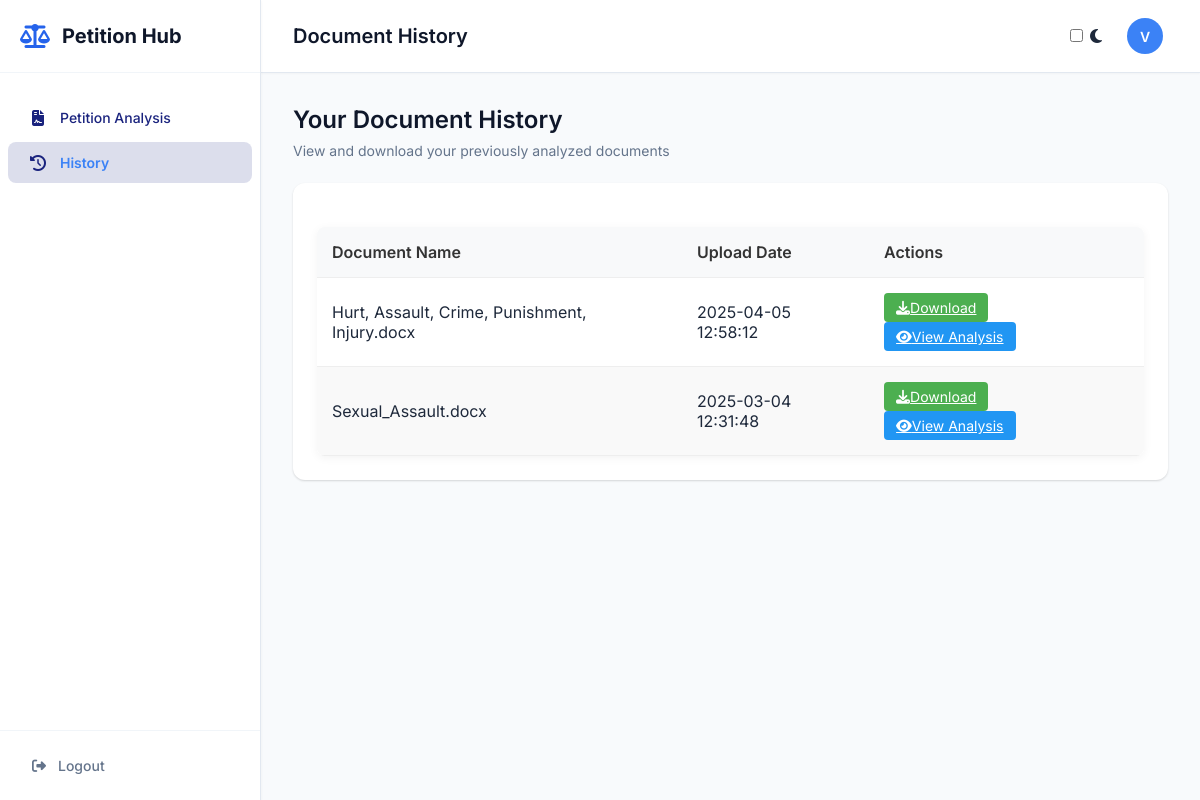
Screenshot of /history (signed in) with the database file from the repository.
### tables this page shows
CREATE TABLE document_history (
                        doc_id TEXT PRIMARY KEY,
                        user_id INTEGER NOT NULL,
                        filename TEXT NOT NULL,
                        original_filename TEXT NOT NULL,
                        upload_date TIMESTAMP NOT NULL,
                        analysis_results TEXT,
                        file_path TEXT NOT NULL,
                        FOREIGN KEY (user_id) REFERENCES users (user_id)
                    );

### app.py (the view)
@app.route('/history')
def history():
    if 'username' not in session:
        return redirect(url_for('login'))
    documents = get_user_documents(session['username'])
    return render_template('history.html', username=session['username'], documents=documents)

### db_connection.py (called while the page is built)
def create_connection(db_file):
    os.makedirs(os.path.dirname(db_file), exist_ok=True)
    conn = None
    try:
        conn = sqlite3.connect(db_file)
        return conn
    except sqlite3.Error as e:
        print(f"Database connection error: {e}")
    return conn

def get_user_id(username):
    db_path = os.path.join(os.path.dirname(__file__), 'database.db')
    conn = create_connection(db_path)
    if conn is None:
        print("Failed to create database connection.")
        return None
    with conn:
        cur = conn.cursor()
        cur.execute("SELECT user_id FROM users WHERE username=?", (username,))
        result = cur.fetchone()
        return result[0] if result else None

def get_user_documents(username):
    user_id = get_user_id(username)
    if not user_id:
        return []
    db_path = os.path.join(os.path.dirname(__file__), 'database.db')
    conn = create_connection(db_path)
    if conn is None:
        print("Failed to create database connection.")
        return []
    with conn:
        cur = conn.cursor()
        cur.execute(
            "SELECT doc_id, original_filename, upload_date, file_path FROM document_history WHERE user_id=? ORDER BY upload_date DESC",
            (user_id,)
        )
        return cur.fetchall()

### templates/history.html (shortened to what this page needs)
<!DOCTYPE html>
<html lang="en">
<head>
    <link rel="stylesheet" href="{{ url_for('static', filename='style.css') }}">
    <link rel="stylesheet" href="https://cdnjs.cloudflare.com/ajax/libs/font-awesome/6.4.0/css/all.min.css">
</head>
<body class="home-body">
    <div class="app-container">
        <aside class="sidebar">
            <div class="sidebar-header">
                <div class="logo">
                    <i class="fas fa-scale-balanced"></i>
                    <span>Petition Hub</span>
                </div>
            </div>
            <nav class="sidebar-nav">
                <ul>
                    <li><a href="{{ url_for('home') }}"><i class="fas fa-file-contract"></i> Petition Analysis</a></li>
                    <li class="active"><a href="{{ url_for('history') }}"><i class="fas fa-history"></i> History</a></li>
                </ul>
            </nav>
            <div class="sidebar-footer">
                <a href="{{ url_for('logout') }}"><i class="fas fa-sign-out-alt"></i> Logout</a>
            </div>
        </aside>
        <main class="main-content">
            <header class="top-header">
                <div class="page-title">
                    <h1>Document History</h1>
                </div>
                <div class="user-profile">
                    <div class="theme-switch">
                        <input type="checkbox" id="theme-toggle">
                        <label for="theme-toggle">
                            <i class="fas fa-moon"></i>
                        </label>
                    </div>
                    <div class="user-info" onclick="toggleProfilePopup()">
                        <div class="avatar">
                            <span>{{ username[0] | upper }}</span>
                        </div>
                    </div>
                </div>
            </header>
            <div class="dashboard">
                <div class="dashboard-header">
                    <h2>Your Document History</h2>
                    <p>View and download your previously analyzed documents</p>
                </div>
                <div class="card">
                    <div class="card-content">
                        {% if documents and documents|length > 0 %}
                        <div class="table-container">
                            <table class="history-table">
                                <thead>
                                    <tr>
                                        <th>Document Name</th>
                                        <th>Upload Date</th>
                                        <th>Actions</th>
                                    </tr>
                                </thead>
                                <tbody>
                                    {% for doc in documents %}
                                    <tr>
                                        <td>{{ doc[1] }}</td>
                                        <td>{{ doc[2] }}</td>
                                        <td>
                                            <a href="{{ url_for('download_document', doc_id=doc[0]) }}" class="action-btn download-btn">
                                                <i class="fas fa-download"></i> Download
                                            </a>
                                            <a href="{{ url_for('view_analysis', doc_id=doc[0]) }}" class="action-btn view-btn">
                                                <i class="fas fa-eye"></i> View Analysis
                                            </a>
                                        </td>
                                    </tr>
                                    {% endfor %}
                                </tbody>
                            </table>
                        </div>
                        {% endif %}
                    </div>
                </div>
            </div>
        </main>
    </div>
</body>
</html>

### static/style.css (style rules this page uses)
body { font-family: 'Inter', 'Segoe UI', 'Roboto', sans-serif; background: linear-gradient(135deg, #f5f7fa 0%, #c3cfe2 100%); margin: 0; padding: 0; display: flex; justify-content: center; align-items: center; min-height: 100vh; color: #333; }
h1 { color: #333; font-size: 28px; margin-bottom: 20px; }
body { font-family: Arial, sans-serif; }
.home-body { display: block; background: #f8fafc; min-height: 100vh; margin: 0; padding: 0; font-family: 'Inter', sans-serif; color: #1e293b; }
.app-container { display: flex; width: 100%; height: 100vh; overflow: hidden; }
.sidebar { width: 260px; background: #ffffff; border-right: 1px solid #e2e8f0; display: flex; flex-direction: column; height: 100%; box-shadow: 0 1px 3px rgba(0, 0, 0, 0.05); z-index: 10; }
.sidebar-header { padding: 24px 20px; border-bottom: 1px solid #f1f5f9; }
.logo { display: flex; align-items: center; font-weight: 700; font-size: 20px; color: #0f172a; }
.logo i { font-size: 24px; margin-right: 12px; color: #2563eb; }
.sidebar-nav { flex: 1; padding: 20px 0; overflow-y: auto; }
.sidebar-nav ul { list-style: none; padding: 0; margin: 0; }
.sidebar-nav li { margin-bottom: 2px; }
.sidebar-nav a { display: flex; align-items: center; padding: 12px 20px; color: #64748b; text-decoration: none; font-weight: 500; font-size: 14px; border-radius: 6px; margin: 0 8px; transition: all 0.2s ease; }
.sidebar-nav a i { margin-right: 12px; font-size: 16px; width: 20px; text-align: center; }
.sidebar-nav li.active a { background: #eff6ff; color: #3b82f6; font-weight: 600; }
.sidebar-footer { padding: 16px 20px; border-top: 1px solid #f1f5f9; }
.sidebar-footer a { display: flex; align-items: center; color: #64748b; text-decoration: none; font-weight: 500; font-size: 14px; padding: 10px 12px; border-radius: 6px; transition: all 0.2s ease; }
.sidebar-footer a i { margin-right: 12px; }
.main-content { flex: 1; display: flex; flex-direction: column; overflow: hidden; background: #f8fafc; }
.top-header { height: 72px; display: flex; align-items: center; justify-content: space-between; padding: 0 32px; background: #ffffff; border-bottom: 1px solid #e2e8f0; box-shadow: 0 1px 2px rgba(0, 0, 0, 0.03); }
.page-title h1 { font-size: 20px; font-weight: 600; color: #0f172a; margin: 0; }
.user-profile { display: flex; align-items: center; gap: 20px; }
.user-info { display: flex; align-items: center; gap: 12px; }
.avatar { width: 36px; height: 36px; background: #3b82f6; border-radius: 50%; display: flex; align-items: center; justify-content: center; color: white; font-weight: 600; font-size: 14px; }
.dashboard { flex: 1; padding: 32px; overflow-y: auto; }
.dashboard-header { margin-bottom: 24px; }
.dashboard-header h2 { font-size: 24px; font-weight: 600; color: #0f172a; margin: 0 0 8px 0; }
.dashboard-header p { font-size: 14px; color: #64748b; margin: 0; }
.card { background: #ffffff; border-radius: 12px; box-shadow: 0 1px 3px rgba(0, 0, 0, 0.05), 0 1px 2px rgba(0, 0, 0, 0.1); margin-bottom: 24px; overflow: hidden; transition: transform 0.2s ease, box-shadow 0.2s ease; }
.card-content { padding: 24px; }

### rows the page displays
document_history: original_filename "Hurt, Assault, Crime, Punishment, Injury.docx", upload_date "2025-04-05 12:58:12"
document_history: original_filename "Sexual_Assault.docx", upload_date "2025-03-04 12:31:48"

### other values shown
{{ username[0] | upper }} "V"
